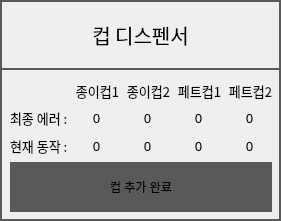
      <widget class="QFrame" name="FRAME_CUP">
       <property name="geometry">
        <rect>
         <x>60</x>
         <y>420</y>
         <width>281</width>
         <height>221</height>
        </rect>
       </property>
       <property name="styleSheet">
        <string notr="true">QFrame { 
   border: 2px solid #595959 
} 
QLabel {
	font: 10pt &quot;함초롬돋움&quot;;
}
QPushButton {
	border:2px solid #595959;
	font: 15pt &quot;함초롬돋움&quot;; 
}
QLineEdit {
	font: 10pt &quot;함초롬돋움&quot;;
}</string>
       </property>
       <property name="frameShape">
        <enum>QFrame::StyledPanel</enum>
       </property>
       <property name="frameShadow">
        <enum>QFrame::Raised</enum>
       </property>
       <widget class="QPushButton" name="BTN_DEV_INFO_CUP">
        <property name="geometry">
         <rect>
          <x>0</x>
          <y>0</y>
          <width>281</width>
          <height>70</height>
         </rect>
        </property>
        <property name="font">
         <font>
          <family>함초롬돋움</family>
          <pointsize>15</pointsize>
          <weight>50</weight>
          <italic>false</italic>
          <bold>false</bold>
         </font>
        </property>
        <property name="text">
         <string>컵 디스펜서</string>
        </property>
        <property name="flat">
         <bool>false</bool>
        </property>
       </widget>
       <widget class="QWidget" name="layoutWidget">
        <property name="geometry">
         <rect>
          <x>10</x>
          <y>80</y>
          <width>262</width>
          <height>132</height>
         </rect>
        </property>
        <layout class="QVBoxLayout" name="verticalLayout_2">
         <item>
          <layout class="QGridLayout" name="gridLayout_4">
           <item row="2" column="0">
            <widget class="QLabel" name="label_29">
             <property name="font">
              <font>
               <family>함초롬돋움</family>
               <pointsize>10</pointsize>
               <weight>50</weight>
               <italic>false</italic>
               <bold>false</bold>
              </font>
             </property>
             <property name="styleSheet">
              <string notr="true">QLabel{ 
   border: 0px solid
} </string>
             </property>
             <property name="text">
              <string>현재 동작 :</string>
             </property>
             <property name="alignment">
              <set>Qt::AlignLeading|Qt::AlignLeft|Qt::AlignVCenter</set>
             </property>
            </widget>
           </item>
           <item row="1" column="3">
            <widget class="QLabel" name="LB_CUP_3_LAST_ERROR">
             <property name="font">
              <font>
               <family>함초롬돋움</family>
               <pointsize>10</pointsize>
               <weight>50</weight>
               <italic>false</italic>
               <bold>false</bold>
              </font>
             </property>
             <property name="styleSheet">
              <string notr="true">QLabel{ 
   border: 0px solid
} </string>
             </property>
             <property name="text">
              <string>0</string>
             </property>
             <property name="alignment">
              <set>Qt::AlignCenter</set>
             </property>
            </widget>
           </item>
           <item row="0" column="2">
            <widget class="QLabel" name="label_33">
             <property name="font">
              <font>
               <family>함초롬돋움</family>
               <pointsize>10</pointsize>
               <weight>50</weight>
               <italic>false</italic>
               <bold>false</bold>
              </font>
             </property>
             <property name="styleSheet">
              <string notr="true">QLabel{ 
   border: 0px solid
} </string>
             </property>
             <property name="text">
              <string>종이컵2</string>
             </property>
             <property name="alignment">
              <set>Qt::AlignRight|Qt::AlignTrailing|Qt::AlignVCenter</set>
             </property>
            </widget>
           </item>
           <item row="2" column="2">
            <widget class="QLabel" name="LB_CUP_2_OP_STATE">
             <property name="font">
              <font>
               <family>함초롬돋움</family>
               <pointsize>10</pointsize>
               <weight>50</weight>
               <italic>false</italic>
               <bold>false</bold>
              </font>
             </property>
             <property name="styleSheet">
              <string notr="true">QLabel{ 
   border: 0px solid
} </string>
             </property>
             <property name="text">
              <string>0</string>
             </property>
             <property name="alignment">
              <set>Qt::AlignCenter</set>
             </property>
            </widget>
           </item>
           <item row="1" column="2">
            <widget class="QLabel" name="LB_CUP_2_LAST_ERROR">
             <property name="font">
              <font>
               <family>함초롬돋움</family>
               <pointsize>10</pointsize>
               <weight>50</weight>
               <italic>false</italic>
               <bold>false</bold>
              </font>
             </property>
             <property name="styleSheet">
              <string notr="true">QLabel{ 
   border: 0px solid
} </string>
             </property>
             <property name="text">
              <string>0</string>
             </property>
             <property name="alignment">
              <set>Qt::AlignCenter</set>
             </property>
            </widget>
           </item>
           <item row="1" column="0">
            <widget class="QLabel" name="label_30">
             <property name="font">
              <font>
               <family>함초롬돋움</family>
               <pointsize>10</pointsize>
               <weight>50</weight>
               <italic>false</italic>
               <bold>false</bold>
              </font>
             </property>
             <property name="styleSheet">
              <string notr="true">QLabel{ 
   border: 0px solid
} </string>
             </property>
             <property name="text">
              <string>최종 에러 :</string>
             </property>
             <property name="alignment">
              <set>Qt::AlignLeading|Qt::AlignLeft|Qt::AlignVCenter</set>
             </property>
            </widget>
           </item>
           <item row="2" column="1">
            <widget class="QLabel" name="LB_CUP_1_OP_STATE">
             <property name="font">
              <font>
               <family>함초롬돋움</family>
               <pointsize>10</pointsize>
               <weight>50</weight>
               <italic>false</italic>
               <bold>false</bold>
              </font>
             </property>
             <property name="styleSheet">
              <string notr="true">QLabel{ 
   border: 0px solid
} </string>
             </property>
             <property name="text">
              <string>0</string>
             </property>
             <property name="alignment">
              <set>Qt::AlignCenter</set>
             </property>
            </widget>
           </item>
           <item row="1" column="1">
            <widget class="QLabel" name="LB_CUP_1_LAST_ERROR">
             <property name="font">
              <font>
               <family>함초롬돋움</family>
               <pointsize>10</pointsize>
               <weight>50</weight>
               <italic>false</italic>
               <bold>false</bold>
              </font>
             </property>
             <property name="styleSheet">
              <string notr="true">QLabel{ 
   border: 0px solid
} </string>
             </property>
             <property name="text">
              <string>0</string>
             </property>
             <property name="alignment">
              <set>Qt::AlignCenter</set>
             </property>
            </widget>
           </item>
           <item row="0" column="3">
            <widget class="QLabel" name="label_34">
             <property name="font">
              <font>
               <family>함초롬돋움</family>
               <pointsize>10</pointsize>
               <weight>50</weight>
               <italic>false</italic>
               <bold>false</bold>
              </font>
             </property>
             <property name="styleSheet">
              <string notr="true">QLabel{ 
   border: 0px solid
} </string>
             </property>
             <property name="text">
              <string>페트컵1</string>
             </property>
             <property name="alignment">
              <set>Qt::AlignRight|Qt::AlignTrailing|Qt::AlignVCenter</set>
             </property>
            </widget>
           </item>
           <item row="0" column="1">
            <widget class="QLabel" name="label_27">
             <property name="font">
              <font>
               <family>함초롬돋움</family>
               <pointsize>10</pointsize>
               <weight>50</weight>
               <italic>false</italic>
               <bold>false</bold>
              </font>
             </property>
             <property name="styleSheet">
              <string notr="true">QLabel{ 
   border: 0px solid
} </string>
             </property>
             <property name="text">
              <string>종이컵1</string>
             </property>
             <property name="alignment">
              <set>Qt::AlignRight|Qt::AlignTrailing|Qt::AlignVCenter</set>
             </property>
            </widget>
           </item>
           <item row="2" column="3">
            <widget class="QLabel" name="LB_CUP_3_OP_STATE">
             <property name="font">
              <font>
               <family>함초롬돋움</family>
               <pointsize>10</pointsize>
               <weight>50</weight>
               <italic>false</italic>
               <bold>false</bold>
              </font>
             </property>
             <property name="styleSheet">
              <string notr="true">QLabel{ 
   border: 0px solid
} </string>
             </property>
             <property name="text">
              <string>0</string>
             </property>
             <property name="alignment">
              <set>Qt::AlignCenter</set>
             </property>
            </widget>
           </item>
           <item row="0" column="4">
            <widget class="QLabel" name="label_35">
             <property name="font">
              <font>
               <family>함초롬돋움</family>
               <pointsize>10</pointsize>
               <weight>50</weight>
               <italic>false</italic>
               <bold>false</bold>
              </font>
             </property>
             <property name="styleSheet">
              <string notr="true">QLabel{ 
   border: 0px solid
} </string>
             </property>
             <property name="text">
              <string>페트컵2</string>
             </property>
             <property name="alignment">
              <set>Qt::AlignRight|Qt::AlignTrailing|Qt::AlignVCenter</set>
             </property>
            </widget>
           </item>
           <item row="1" column="4">
            <widget class="QLabel" name="LB_CUP_4_LAST_ERROR">
             <property name="font">
              <font>
               <family>함초롬돋움</family>
               <pointsize>10</pointsize>
               <weight>50</weight>
               <italic>false</italic>
               <bold>false</bold>
              </font>
             </property>
             <property name="styleSheet">
              <string notr="true">QLabel{ 
   border: 0px solid
} </string>
             </property>
             <property name="text">
              <string>0</string>
             </property>
             <property name="alignment">
              <set>Qt::AlignCenter</set>
             </property>
            </widget>
           </item>
           <item row="2" column="4">
            <widget class="QLabel" name="LB_CUP_4_OP_STATE">
             <property name="font">
              <font>
               <family>함초롬돋움</family>
               <pointsize>10</pointsize>
               <weight>50</weight>
               <italic>false</italic>
               <bold>false</bold>
              </font>
             </property>
             <property name="styleSheet">
              <string notr="true">QLabel{ 
   border: 0px solid
} </string>
             </property>
             <property name="text">
              <string>0</string>
             </property>
             <property name="alignment">
              <set>Qt::AlignCenter</set>
             </property>
            </widget>
           </item>
          </layout>
         </item>
         <item>
          <widget class="QPushButton" name="BTN_CUP_ADD_DONE">
           <property name="enabled">
            <bool>true</bool>
           </property>
           <property name="minimumSize">
            <size>
             <width>100</width>
             <height>50</height>
            </size>
           </property>
           <property name="styleSheet">
            <string notr="true">font: 10pt &quot;함초롬돋움&quot;;
background-color: #595959</string>
           </property>
           <property name="text">
            <string>컵 추가 완료</string>
           </property>
          </widget>
         </item>
        </layout>
       </widget>
      </widget>
